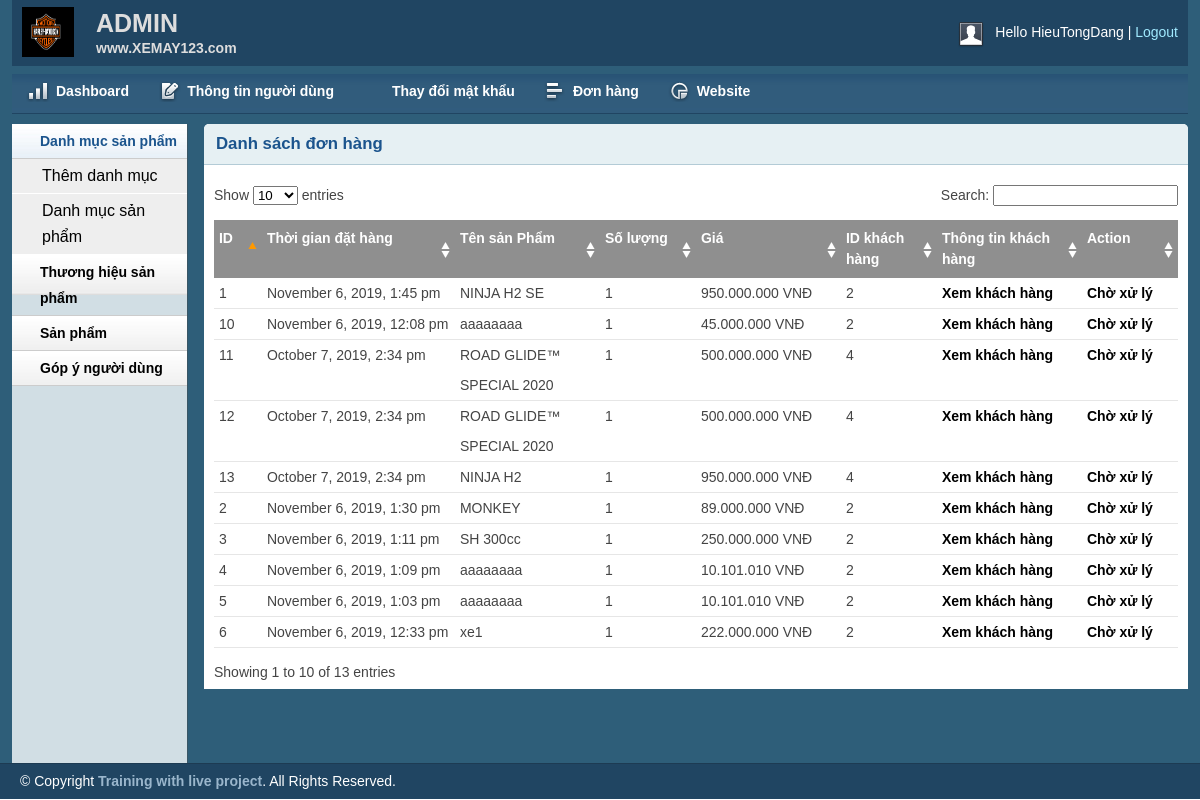
Screenshot of /admin/inbox.php (signed in) with the database file from the repository.
### tables this page shows
CREATE TABLE `tbl_order` (
  `id` int(11) NOT NULL,
  `productId` int(11) NOT NULL,
  `productName` varchar(255) NOT NULL,
  `customer_id` int(11) NOT NULL,
  `quantity` int(11) NOT NULL,
  `price` varchar(255) NOT NULL,
  `image` varchar(255) NOT NULL,
  `hoadon` varchar(255) NOT NULL,
  `status` int(11) NOT NULL DEFAULT '0',
  `date_order` timestamp NOT NULL DEFAULT CURRENT_TIMESTAMP
);

### lib/database.php (called while the page is built, shortened)
<?php
Class Database{
   public $host   = DB_HOST;
   public $user   = DB_USER;
   public $pass   = DB_PASS;
   public $dbname = DB_NAME;
   public $link;
private function connectDB(){
   $this->link = new mysqli($this->host, $this->user, $this->pass,
    $this->dbname);
 }
public function select($query){
  $result = $this->link->query($query) or
   die($this->link->error.__LINE__);
  if($result->num_rows > 0){
    return $result;
  } else {
    return false;
  }
 }
}

### classes/cart.php (called while the page is built, shortened)
<?php
$filepath = realpath(dirname(__FILE__));
include_once ($filepath.'/../lib/database.php');
include_once ($filepath.'/../helpers/format.php');
?>
<?php
class cart
{
	private $db;
	public function __construct()
	{
		$this->db = new Database();
	}
	public function get_inbox_cart()
	{
		$query ="SELECT * FROM tbl_order ORDER BY date_order DESC";
		$get_inbox_cart = $this->db->select($query);
		return $get_inbox_cart;
	}
	}
?>

### helpers/format.php (called while the page is built, shortened)
<?php
class Format{
 public function formatDate($date){
    return date('F j, Y, g:i a', strtotime($date));
 }
     public function format_currency($n=0){
        $n=(string)$n;
        $n=strrev($n);
        $res='';
        for($i=0;$i<strlen($n);$i++){
            if($i%3==0 && $i!=0){
                $res.='.';
            }
            $res.=$n[$i];
        }
        $res=strrev($res);
        return $res;
    }
}
?>

### admin/inbox.php (the view, shortened to what this page needs)
<?php include 'inc/header.php';?>
<?php include 'inc/sidebar.php';?>
<?php
$filepath = realpath(dirname(__FILE__));
include_once ($filepath.'/../classes/cart.php');
include_once ($filepath.'/../helpers/format.php');
?>
        <div class="grid_10">
            <div class="box round first grid">
                <h2>Danh sách đơn hàng</h2>
                <div class="block">
                    <table class="data display datatable" id="example">
					<thead>
						<tr>
							<th width="5%">ID</th>
							<th width="20%">Thời gian đặt hàng</th>
							<th width="15%">Tên sản Phẩm</th>
							<th width="10%">Số lượng</th>
							<th width="15%">Giá</th>
							<th width="10%">ID khách hàng</th>
							<th width="15%">Thông tin khách hàng</th>
							<th width="10%">Action</th>
						</tr>
					</thead>
					<tbody>
						<?php
						$ct = new cart();
						$fm = new Format();
						$get_inbox_cart =$ct-> get_inbox_cart();
						if ($get_inbox_cart) {
							$i=0;
							while ($result=$get_inbox_cart->fetch_assoc()) {
								$i++;
						?>
						<tr class="odd gradeX">
							<td><?php echo $i; ?></td>
							<td><?php echo $fm->formatDate($result['date_order']) ; ?></td>
							<td><?php  echo $result['productName'] ?></td>
							<td><?php  echo $result['quantity']?></td>
							<td><?php  echo $fm->format_currency($result['price'])." "."VNĐ" ?></td>
							<td><?php  echo $result['customer_id'] ?></td>
							<td><a href="customer.php?customerid=<?php echo $result['customer_id'] ?>">Xem khách hàng</a></td>
							<td>
								<?php
								if($result['status']==0)
								{
									?>
									<a href="?shiftid=<?php echo $result['id'] ?>&qty=<?php echo $result['quantity'] ?>&proid=<?php echo $result['productId'] ?>&price=<?php echo $result['price']; ?>&time=<?php echo $result['date_order'] ?>">Chờ xử lý</a>
									<?php
								}else if($result['status']==2){?>
									<a href="?delid=<?php echo $result['id'] ?>&qty=<?php echo $result['quantity'] ?>&proid=<?php echo $result['productId'] ?>&price=<?php echo $result['price']; ?>&time=<?php echo $result['date_order'] ?>">Xóa</a>
								<?php
								}else
								echo "Đang giao hàng";
								?>
							</td>
						</tr>
						<?php
					}
					} ?>
					</tbody>
				</table>
               </div>
            </div>
        </div>
<?php include 'inc/footer.php';?>

### admin/css/layout.css (style rules this page uses)
body { background: #fff none repeat scroll 0 0; color: #444; font-size: 14px; padding: 0; }
a { color: #000; font-weight:bold; text-decoration: none; }
h1, h2, h3, h4, h5, h6 { line-height:1.2em; margin-bottom:.3em; }
h2 { margin-top:1em; }
.box { background:#fff; margin-bottom:20px; padding:10px 10px 10px 10px; margin-left:-8px; }
.box.grid { padding-bottom:40px; }
.box.round { -moz-border-radius: 5px 5px 0px 0px; -webkit-border-radius: 5px 5px 0px 0px; border-radius: 5px 5px 0px 0px; }
.box h2 { font-size:1.2em; font-weight:bold; color:#1B548D; background:#E6F0F3; margin:-10px -10px 0 -10px; padding:10px 12px; border-bottom:1px solid #B3CBD6; -moz-border-radius: 5px 5px 0px 0px; -webkit-border-radius: 5px 5px 0px 0px; border-radius: 5px 5px 0px 0px; }
.box.first { min-height: 406px; }
.block { padding-top:20px; }
.block { padding-bottom:1px; }
table.display { margin: 0 auto; clear: both; width: 100%; }
.sorting_asc { background: #8f8f8f url(../img/table/sort_asc.png) no-repeat center right; padding:8px 5px; text-align:left; color:#fff; }
.sorting { background:#8f8f8f url(../img/table/sort_both.png) no-repeat center right; padding:8px 5px; text-align:left; color:#fff; }
tr.odd { height: 30px; line-height: 30px; border-bottom:1px solid #e6e6e6; }
tr.even { height: 30px; line-height: 30px; border-bottom:1px solid #e6e6e6; }
tr.odd td, tr.even td { padding-left:5px; }

### rows the page displays
tbl_order: date_order "November 6, 2019, 1:45 pm", productName "NINJA H2 SE", quantity "1", price "950.000.000", customer "2"
tbl_order: date_order "November 6, 2019, 1:30 pm", productName "MONKEY", quantity "1", price "89.000.000", customer "2"
tbl_order: date_order "November 6, 2019, 1:11 pm", productName "SH 300cc", quantity "1", price "250.000.000", customer "2"
tbl_order: date_order "November 6, 2019, 1:09 pm", productName "aaaaaaaa", quantity "1", price "10.101.010", customer "2"
tbl_order: date_order "November 6, 2019, 1:03 pm", productName "aaaaaaaa", quantity "1", price "10.101.010", customer "2"
tbl_order: date_order "November 6, 2019, 12:33 pm", productName "xe1", quantity "1", price "222.000.000", customer "2"
tbl_order: date_order "November 6, 2019, 12:08 pm", productName "aaaaaaaa", quantity "1", price "45.000.000", customer "2"
tbl_order: date_order "October 7, 2019, 2:34 pm", productName "ROAD GLIDE™ SPECIAL 2020", quantity "1", price "500.000.000", customer "4"
tbl_order: date_order "October 7, 2019, 2:34 pm", productName "ROAD GLIDE™ SPECIAL 2020", quantity "1", price "500.000.000", customer "4"
tbl_order: date_order "October 7, 2019, 2:34 pm", productName "NINJA H2", quantity "1", price "950.000.000", customer "4"

### other values shown
Session:: get('adminName') "HieuTongDang"
